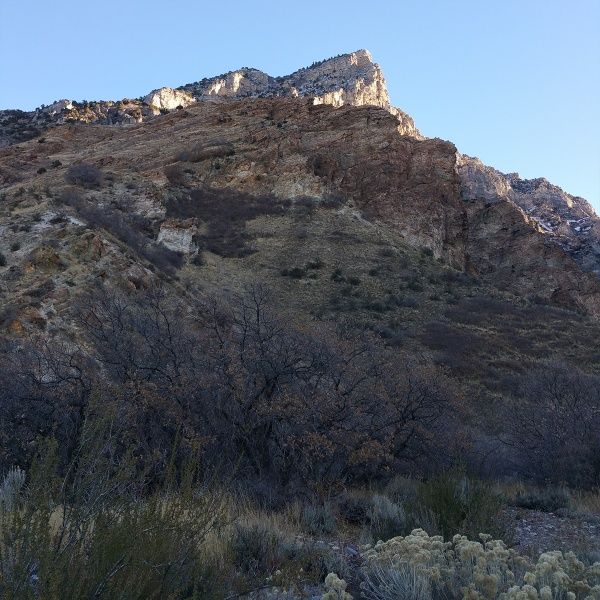
#> input picture img-article/squaw_peak2_600.jpg, 600 x 600 px
$ python start_test.py
#> lines starting #> are read from the running program, lines starting #| are printed output that depends on the picture
### main_modules/feature_detection.py
import cv2
import numpy as np

class Detectors(object):
    SIFT = 'sift'
    ORB = 'orb'
    BRISK = 'brisk'
    AKAZE = 'akaze'

class Matchers(object):
    BF = 'bf'
    FLANN_INDEX_LSH = 'flann_lsh'
    FLANN_INDEX_KDTREE = 'flann_kdtree'

class Norms(object):
    NORM_L1 = 'NORM_L1'
    NORM_L2 = 'NORM_L2'
    NORM_HAMMING = 'NORM_HAMMING'
    NORM_HAMMING2 = 'NORM_HAMMING2'

NORM = {
    'NORM_L1': cv2.NORM_L1,
    'NORM_L2': cv2.NORM_L2,
    'NORM_HAMMING': cv2.NORM_HAMMING,
    'NORM_HAMMING2': cv2.NORM_HAMMING2, #If ORB is using VTA_K == 3 or 4, cv2.NORM_HAMMING2 should be used. По умолчанию значение 2, т.е. одновременно выбираются две точки.
}

def getDetector(detectorStr):
    if detectorStr == Detectors.AKAZE:
        return cv2.AKAZE_create()
    if detectorStr == Detectors.BRISK:
        return cv2.BRISK_create()
    if detectorStr == Detectors.ORB:
        return cv2.ORB_create(nfeatures=10000)
    if detectorStr == Detectors.SIFT:
        return cv2.SIFT_create()

class MatcherObj(object):
    def __init__ (self, matcherStr, method=cv2.NORM_HAMMING):
        self.type = matcherStr
        self.norm = method
        if matcherStr == Matchers.BF:
            self.matcher = cv2.BFMatcher(method, crossCheck=False)

        if matcherStr == Matchers.FLANN_INDEX_LSH:
            FLANN_INDEX_LSH = 6
            index_params= dict(
                algorithm = FLANN_INDEX_LSH,
                table_number = 6, # 12
                key_size = 12,     # 20
                multi_probe_level = 1 #2
            )
            search_params = dict(checks=50)   # or pass empty dictionary
            self.matcher = cv2.FlannBasedMatcher(index_params, search_params)
        if matcherStr == Matchers.FLANN_INDEX_KDTREE:
            FLANN_INDEX_KDTREE = 1
            index_params = dict(algorithm = FLANN_INDEX_KDTREE, trees = 5)
            search_params = dict(checks=50)   # or pass empty dictionary
            self.matcher = cv2.FlannBasedMatcher(index_params, search_params)

def matchKeypoints(des1, des2, matcherObj, distRatio=0.1, distMin=None):
    if matcherObj.type == Matchers.FLANN_INDEX_KDTREE:
        des1 = np.float32(des1)
        des2 = np.float32(des2)
    knnMatches = matcherObj.matcher.knnMatch(des1, des2, 2)
    good = []
    if distMin is None:
        for row in knnMatches:
            try:
                (m, n) = row
                if m.distance < distRatio * n.distance:
                    good.append(m)
            except:
                print("Недостаточно точек в кортеже!")
    else:
        for row in knnMatches:
            try:
                (m, n) = row
                if m.distance < distRatio * n.distance and m.distance < distMin:
                    good.append(m)
            except:
                print("Недостаточно точек в кортеже!")
    return good

def saveStatFile(pathName, dataDict):
    with open(pathName, 'w', encoding='utf-8') as f:
        for key in dataDict:
            value = dataDict[key]
            f.write(f'{key}:\n{value}\n\n')
        f.close()

### start_test.py

from os import path, mkdir
import datetime
import time
import traceback
import cv2
import numpy as np

from main_modules.feature_detection import *
from main_modules.panorama import *

scr_dir = path.dirname(path.abspath(__file__))

# текущее время, берём для создания папки с результатами
now = datetime.datetime.now()
now = now.strftime("%d-%m-%Y %H.%M")
tDir = f'{scr_dir}/{now}'
mkdir(tDir)

img1_path = scr_dir+'/img-article/squaw_peak2_600.jpg'
img2_path = scr_dir+'/img-article/squaw_peak3_600.jpg'
#img1 = cv2.imread(img1_path, cv2.IMREAD_GRAYSCALE)
#img2 = cv2.imread(img2_path, cv2.IMREAD_GRAYSCALE)

# цикл по всем методам поиска точек
for pDetector in [Detectors.AKAZE, Detectors.BRISK, Detectors.SIFT, Detectors.ORB]:
    print(f"В работе детектор: {pDetector}")
    img1 = cv2.imread(img1_path)
#> img1 is the input picture: shape (600, 600, 3); mean B, G, R 101.1, 90.1, 81.6
    img2 = cv2.imread(img2_path)
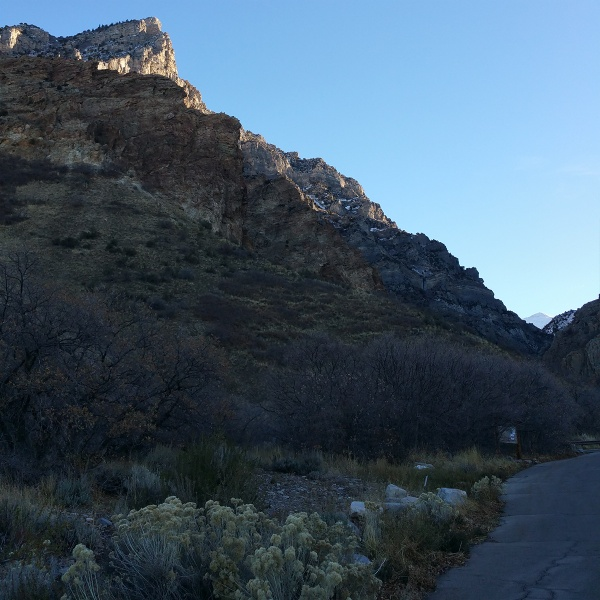
#> input picture img-article/squaw_peak3_600.jpg, 600 x 600 px
#> img2 is the input picture: shape (600, 600, 3); mean B, G, R 102.5, 86.5, 67

    # общая статистика для детектора
    dDict = {}

    # делаем папку для метода
    tDDir = f'{tDir}/{pDetector}'
    mkdir(tDDir)

    # находим ключевые точки
    detector = getDetector(pDetector)
    start = int(round(time.time() * 1000))
    keypoints1, descriptors1 = detector.detectAndCompute(img1, None)
#> keypoints1 = 429 keypoints; strongest (x, y, size): (317, 101, 5.7), (335, 98, 11.4), (217, 87, 8.1), (69, 106, 4.8)
    keypoints2, descriptors2 = detector.detectAndCompute(img2, None)
#> keypoints2 = 260 keypoints; strongest (x, y, size): (101, 66, 5.7), (123, 63, 8.1), (473, 272, 8.1), (465, 263, 8.1)
    finish = int(round(time.time() * 1000))
    time_diff = finish - start
    #print(f"Время поиска точек, мс: {time_diff}")
    dDict['Время поиска точек, мс'] = time_diff
    # количества
    cnt1 = len(keypoints1)
#> cnt1 = 429
    cnt2 = len(keypoints2)
#> cnt2 = 260
    #print(f"Всего точек, перв. изобр., {cnt1}")
    #print(f"Всего точек, втор. изобр., {cnt2}")
    dDict['Всего точек, перв. изобр.'] = cnt1
    dDict['Всего точек, втор. изобр.'] = cnt2

    # цикл по способам сравнения
    for pMatcher in [Matchers.BF, Matchers.FLANN_INDEX_KDTREE, Matchers.FLANN_INDEX_LSH]:
        # цикл по метрикам (если FLANN, то всего один проход)
        for pNorm in [Norms.NORM_L1, Norms.NORM_L2, Norms.NORM_HAMMING]:
            pMethod = NORM[pNorm]
            print(f"Метод {pMatcher}, метрика {pNorm} ({pMethod})")

            # определяем имя подпапки
            tName = pMatcher
            tDMDir = f'{tDDir}/{pMatcher}'
            # если сейчас BF - то указывам метрику в названии папки
            if pMatcher == Matchers.BF:
                tName = f'{tName}-{pNorm}'
                tDMDir = f'{tDMDir}-{pNorm}'

            try:
                # статистика для метода сопоставления и метрики
                dMMDict = {}
                # пытаемся выполнить сопоставление
                start = int(round(time.time() * 1000))
                matcherObj = MatcherObj(pMatcher, pMethod)
                matches = matchKeypoints(
                    descriptors1,
                    descriptors2,
                    matcherObj,
                    0.5
                )
                finish = int(round(time.time() * 1000))
                time_diff = finish - start
                #print(f"Время сравнения точек, мс: {time_diff}")
                dMMDict['Время сравнения точек, мс'] = time_diff

                mkdir(tDMDir)

                # наша базовая статистика
                cnt3 = len(matches)
                prc = float(cnt3/cnt1) * 100
                #print(f"Всего {cnt3} - совпадении, {prc} %")
                dMMDict['Совпадений, шт.'] = cnt3
                dMMDict['Совпадений, %'] = prc

                # сохраняем сравнение всех
                compare_all = cv2.drawMatches(img1, keypoints1, img2, keypoints2, matches, None, flags=2)
                cv2.imwrite(f'{tDMDir}/compare_all.jpg', compare_all)

                # вычисляем гомографию изображений
                src_pts = np.float32([ keypoints1[m.queryIdx].pt for m in matches ]).reshape(-1,1,2)
                dst_pts = np.float32([ keypoints2[m.trainIdx].pt for m in matches ]).reshape(-1,1,2)

                # пройдёмся по вариантам методов гомографии
                for pHomo in [HomographyMethod.RANSAC, HomographyMethod.LMEDS, HomographyMethod.RHO, HomographyMethod.REGULAR]:
                    pHomoMethod = HOMO[pHomo]
                    # статистика для метода гомографии
                    dMMHDict = {}
                    M, mask = cv2.findHomography(src_pts, dst_pts, pHomoMethod, 5.0)
                    matchesMask = mask.ravel().tolist()
                    inliersCnt = np.sum(mask)
                    #print(f"Правильных (по гомографии) совпадений: {inliersCnt}")
                    dMMHDict['Правильных (по гомографии) совпадений'] = inliersCnt
                    inlier_ratio = (inliersCnt / float(len(matches))) * 100
                    #print(f"Правильных (по гомографии) совпадений, % от совпадений: {inlier_ratio}")
                    dMMHDict['Правильных (по гомографии) совпадений, % от совпадений'] = inlier_ratio

                    # сохраняем сравнение правильных
                    draw_params = dict(matchColor = (0,255,0), # draw matches in green color
                        singlePointColor = None,
                        matchesMask = matchesMask, # draw only inliers
                        flags = 2)
                    compare_inliers = cv2.drawMatches(img1, keypoints1, img2, keypoints2, matches, None, **draw_params)
                    cv2.imwrite(f'{tDMDir}/compare_inliers_{pHomo}.jpg', compare_inliers)
                    saveStatFile(f'{tDMDir}/homo-{pHomo}.txt', dMMHDict)

                # сохраняем общую статистику по случаю сравнения/метрики для детектора
                saveStatFile(f'{tDMDir}/case-{tName}.txt', dMMDict)

            except Exception as e:
                print(f"Ошибка при {pDetector}, {pMatcher}, {pNorm}")
                print(traceback.format_exc())

            # если сейчас FLANN - то нет смысла проходить по метрикам
            if pMatcher != Matchers.BF:
                break
#> this loop made 3 passes
#> pass 1, `cv2.imwrite(f'{tDMDir}/compare_all.jpg', compare_all)`:
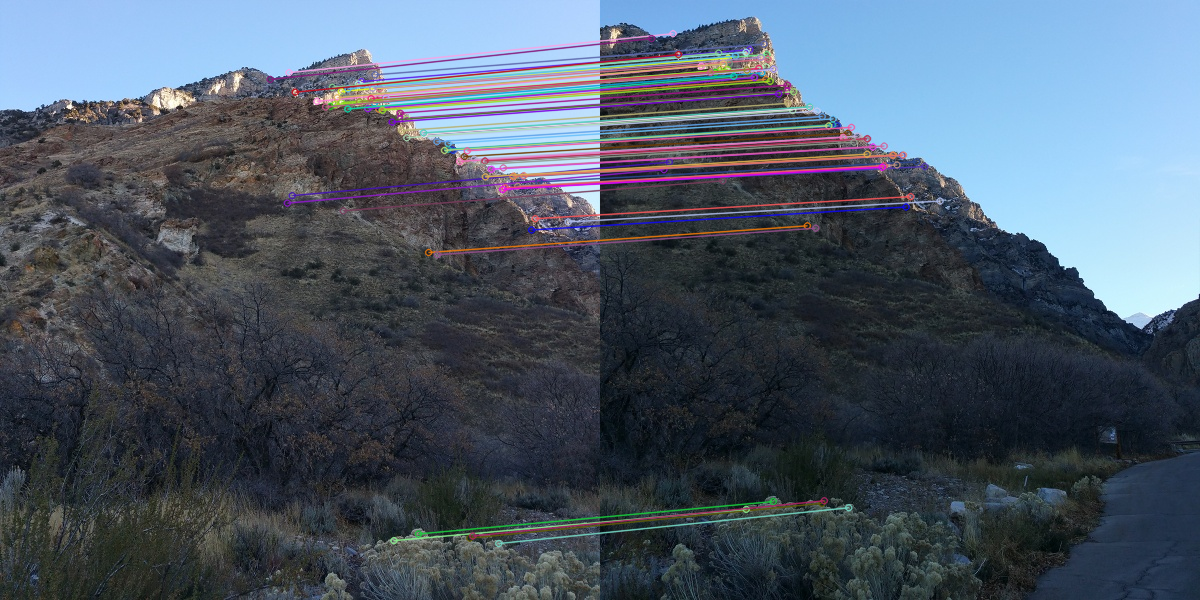
#> saved as compare_all.jpg: shape (600, 1200, 3); mean B, G, R 102.6, 88.5, 76.5
#> pass 1, `cv2.imwrite(f'{tDMDir}/compare_inliers_{pHomo}.jpg', compare_inliers)`:
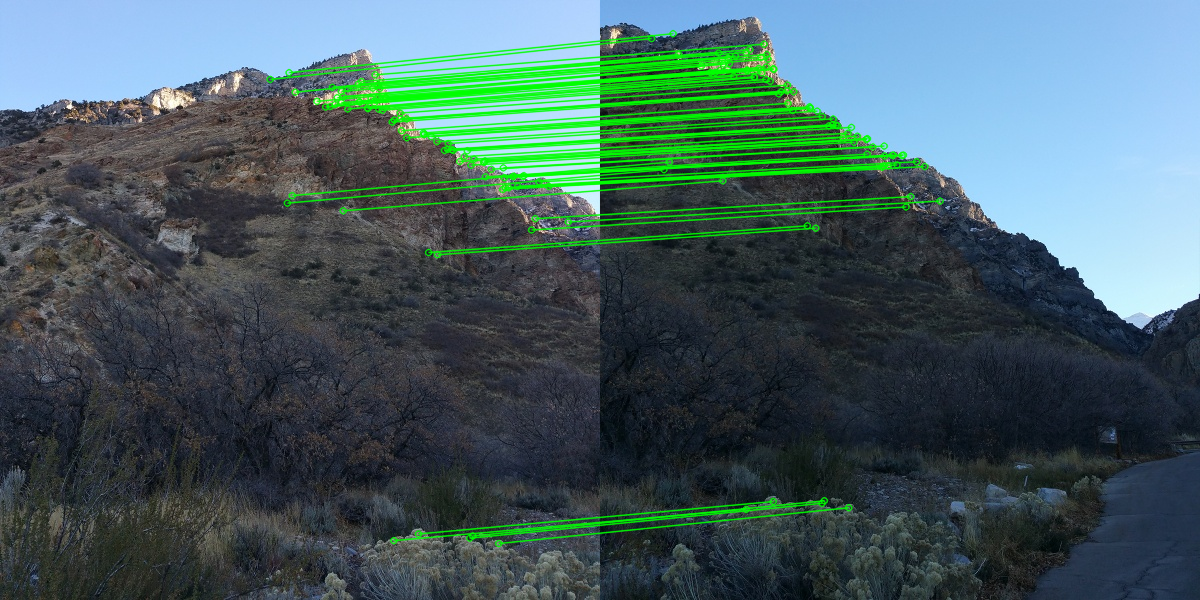
#> saved as compare_inliers_RANSAC.jpg: shape (600, 1200, 3); mean B, G, R 95.6, 94.8, 69.3
#> pass 1, `cv2.imwrite(f'{tDMDir}/compare_inliers_{pHomo}.jpg', compare_inliers)`:
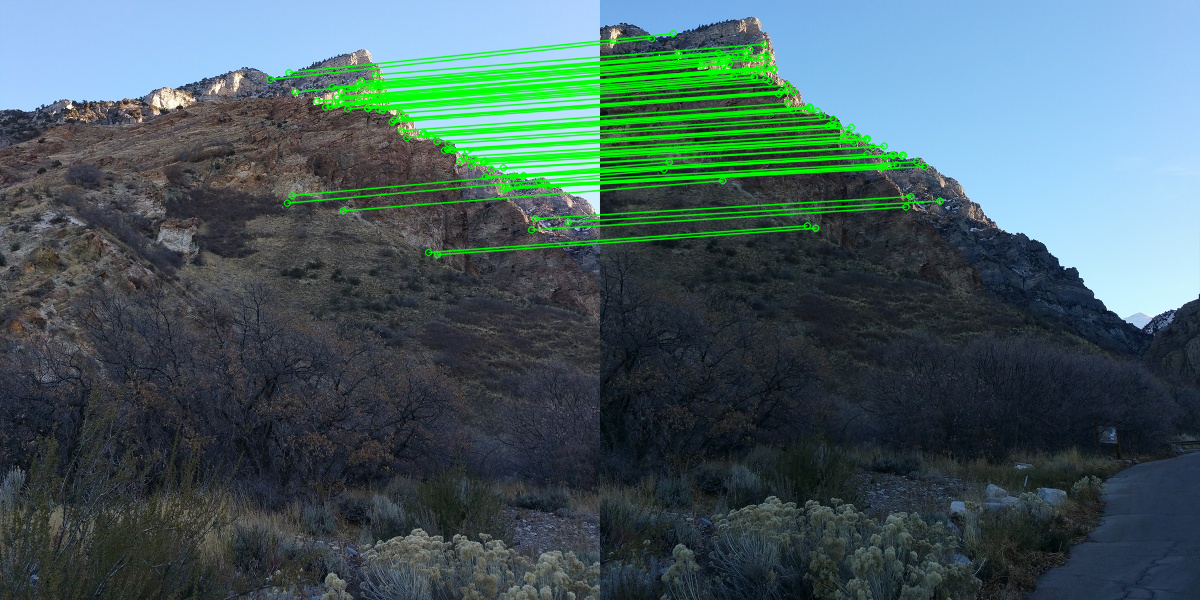
#> saved as compare_inliers_LMEDS.jpg: shape (600, 1200, 3); mean B, G, R 95.8, 94.1, 69.5
#> pass 1, `cv2.imwrite(f'{tDMDir}/compare_all.jpg', compare_all)`:
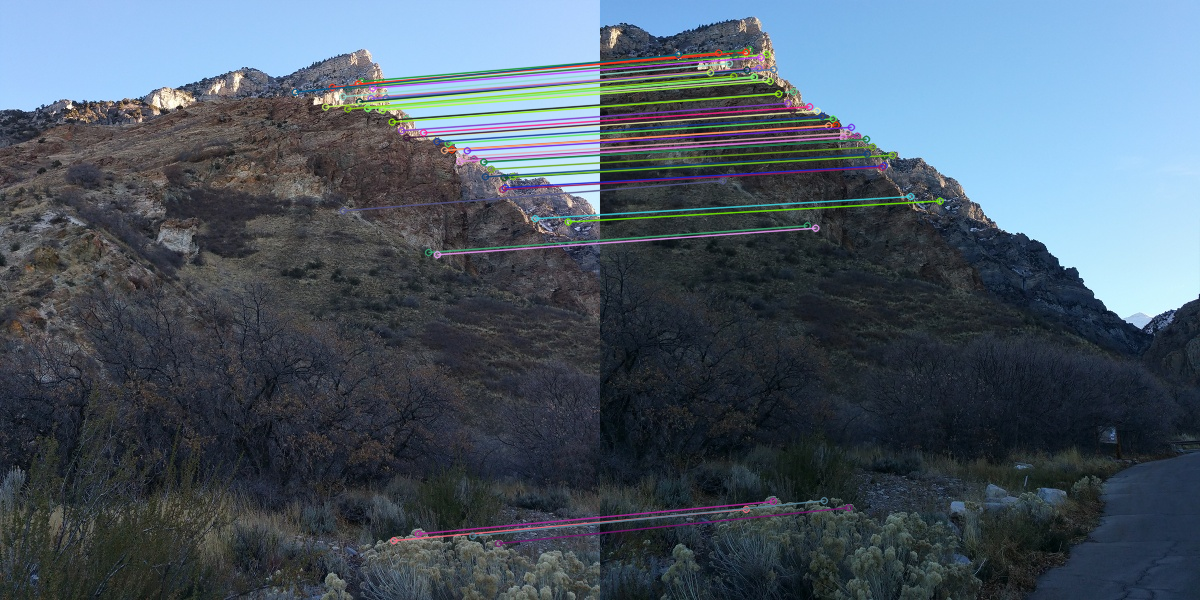
#> saved as compare_all.jpg: shape (600, 1200, 3); mean B, G, R 101.6, 88.8, 75.1

    # сохраняем картинки с точками
    img1dkp = cv2.drawKeypoints(img1, keypoints1, None)
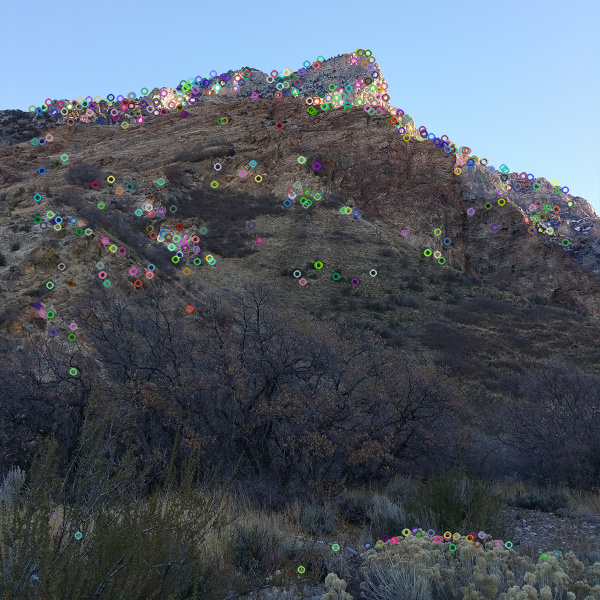
#> img1dkp: shape (600, 600, 3); mean B, G, R 101.3, 90.5, 82
    cv2.imwrite(f'{tDDir}/img1kp.jpg', img1dkp)
    img2dkp = cv2.drawKeypoints(img2, keypoints2, None)
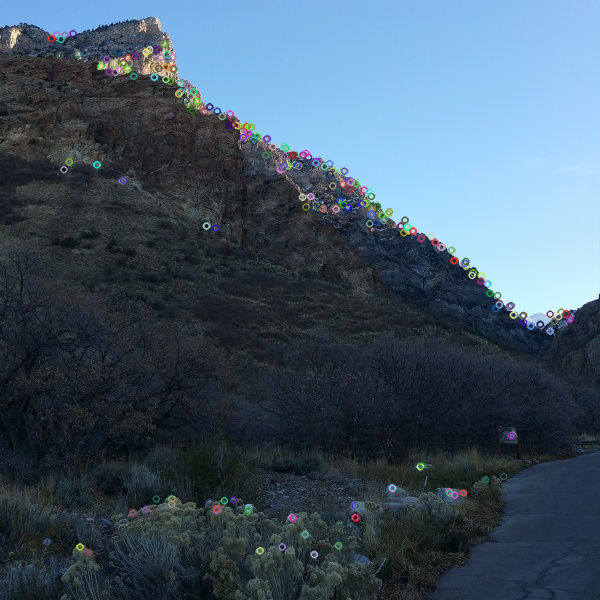
#> img2dkp: shape (600, 600, 3); mean B, G, R 102.6, 86.7, 67.4
    cv2.imwrite(f'{tDDir}/img2kp.jpg', img2dkp)

    # сохраняем общую статистику по детектору
    saveStatFile(f'{tDDir}/common-{pDetector}.txt', dDict)
